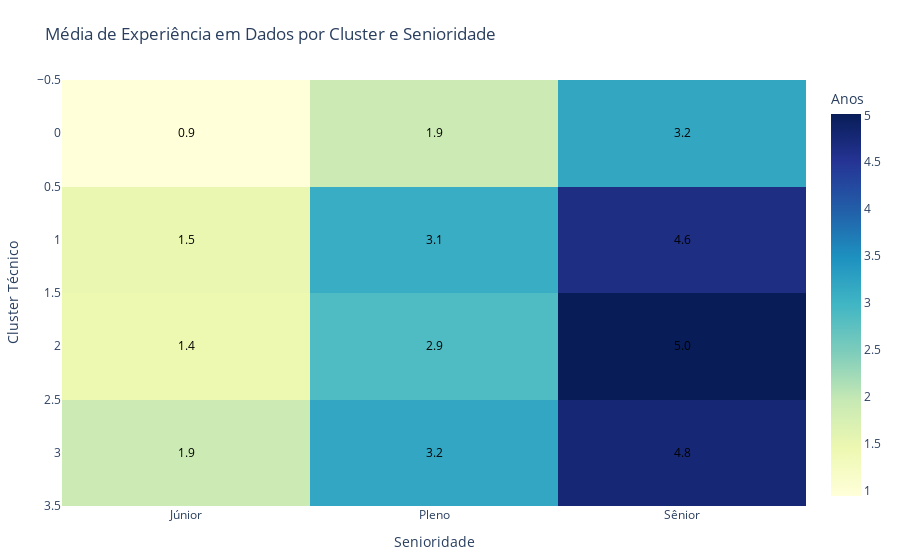

The code cell stored with this chart in its notebook:
### Markdown cell above
### Heatmap - Relação entre Tempo e Senioridade.
- mostra discrepâncias entre cargo e experiência real.
- Pode ser usado para identificar gaps ou oportunidades de desenvolvimento itnerno, por exemplo plenos com pouca experiência real.

### Code cell
# @title Heatmap: Senioridade × Tempo de Experiência Médio por Cluster
import plotly.express as px
import pandas as pd

# Pré-processamento 
df["experiencia_dados_anos"] = df["experiencia_dados_anos"].fillna(0)
tabela_heat = df.groupby(["cluster_tecnico", "2.g_nivel"])["experiencia_dados_anos"].mean().unstack()

# Heatmap com Plotly
fig = px.imshow(
    tabela_heat,
    text_auto=".1f",  # Formato com 1 decimal
    color_continuous_scale="YlGnBu",
    aspect="auto",    # Ajuste automático de aspecto
    title="Média de Experiência em Dados por Cluster e Senioridade",
    labels=dict(x="Senioridade", y="Cluster Técnico", color="Anos de Experiência")
)

# Personalizações adicionais
fig.update_layout(
    margin=dict(l=50, r=50, t=80, b=50),
    xaxis_title="Senioridade",
    yaxis_title="Cluster Técnico",
    coloraxis_colorbar=dict(title="Anos")
)

# Melhora a legibilidade dos textos
fig.update_traces(
    textfont_size=12,
    textfont_color="black"
)

fig.show()

### Figure 1 — Plotly figure (JSON) as saved in the notebook; plotly's stock layout.template omitted (floating-point values rounded to 4 significant figures)
{"data": [{"coloraxis": "coloraxis", "hovertemplate": "Senioridade: %{x}<br>Cluster Técnico: %{y}<br>Anos de Experiência: %{z}<extra></extra>", "name": "0", "textfont": {"color": "black", "size": 12}, "texttemplate": "%{z:.1f}", "type": "heatmap", "x": ["Júnior", "Pleno", "Sênior"], "xaxis": "x", "y": [0, 1, 2, 3], "yaxis": "y", "z": [[0.9432, 1.89, 3.182], [1.499, 3.102, 4.646], [1.448, 2.866, 5.014], [1.888, 3.197, 4.772]]}], "layout": {"coloraxis": {"colorbar": {"title": {"text": "Anos"}}, "colorscale": [[0, "rgb(255,255,217)"], [0.125, "rgb(237,248,177)"], [0.25, "rgb(199,233,180)"], [0.375, "rgb(127,205,187)"], [0.5, "rgb(65,182,196)"], [0.625, "rgb(29,145,192)"], [0.75, "rgb(34,94,168)"], [0.875, "rgb(37,52,148)"], [1, "rgb(8,29,88)"]]}, "margin": {"b": 50, "l": 50, "r": 50, "t": 80}, "title": {"text": "Média de Experiência em Dados por Cluster e Senioridade"}, "xaxis": {"anchor": "y", "domain": [0, 1], "title": {"text": "Senioridade"}}, "yaxis": {"anchor": "x", "autorange": "reversed", "domain": [0, 1], "title": {"text": "Cluster Técnico"}}}}
